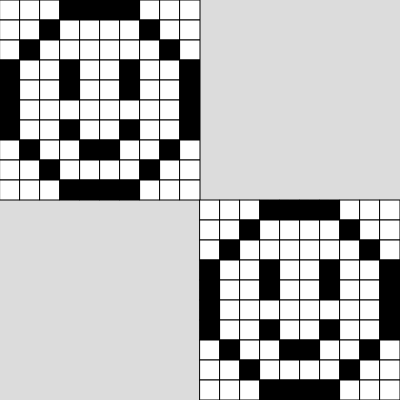
Frame 1 (no input)
Frame 60 (no input): identical to frame 1, image omitted
Frame 120 (the mouse pressed at the canvas centre since frame 60): identical to frame 1, image omitted

The p5.js sketch that drew this single still picture (run headless with seeded random() and noise() and a simulated clock; from frame 60 on, the mouse is pressed at the canvas centre):

// p5.js sketch
// ── sketch.js
/*
This sketch shows two implementations of a simple grey scale bitmap 10 by 10 image:

- an implementation of a 2D array to represent a 2D image / a grid of pixel values.
- an implementation of a 1D array to represent a 2D image / a grid of pixel values.

We will be aiming to use the 1D array method as it's how pixels are stored when 
working with images and video.

*/


// size definitions
let rectSz = 20; // blow up our pixel art when drawing
let pixelArtWidth = 10; // to produce 10*10 images
let pixelArtHeight = 10;

//two dimensional array  
//1 array with 10 arrays, each with 10 elements
let array2D = [
  [1,1,1,0,0,0,0,1,1,1], //see the square brackets at the start & end of each line
  [1,1,0,1,1,1,1,0,1,1],
  [1,0,1,1,1,1,1,1,0,1],
  [0,1,1,0,1,1,0,1,1,0],
  [0,1,1,0,1,1,0,1,1,0],
  [0,1,1,1,1,1,1,1,1,0],
  [0,1,1,0,1,1,0,1,1,0],
  [1,0,1,1,0,0,1,1,0,1],
  [1,1,0,1,1,1,1,0,1,1],
  [1,1,1,0,0,0,0,1,1,1]
];

// test / break your image, change pixelArtHeight to equal 11
// then put this line in the middle of your array
// watch out for square brackets and commas when manually adding to the array 
// [0.5,0.5,0.5,0.5,0.5,0.5,0.5,0.5,0.5,0.5],


//1 dimensional array
// 1 array with 10 by 10 elements = 100 values
let array = [
  1,1,1,0,0,0,0,1,1,1, // see NO square brackets at the end & start of each line
  1,1,0,1,1,1,1,0,1,1,
  1,0,1,1,1,1,1,1,0,1,
  0,1,1,0,1,1,0,1,1,0,
  0,1,1,0,1,1,0,1,1,0,
  0,1,1,1,1,1,1,1,1,0,
  0,1,1,0,1,1,0,1,1,0,
  1,0,1,1,0,0,1,1,0,1,
  1,1,0,1,1,1,1,0,1,1,
  1,1,1,0,0,0,0,1,1,1
];

// test / break your image, change pixelArtHeight to equal 11
// then put this line in the middle of your array
// watch out for square brackets and commas when manually adding to the array 
// 0.5,0.5,0.5,0.5,0.5,0.5,0.5,0.5,0.5,0.5,

function setup() {
  createCanvas(400, 400);

}

function draw() {
  background(220);
  // noStroke();

  for(let xi = 0; xi < pixelArtWidth; xi++){
    for(let yi = 0; yi < pixelArtHeight; yi++){
      //accessing value out of 2D array using array2D[index][index]
      let percentage = array2D[yi][xi];
      fill(255*percentage);
      rect(xi * rectSz, yi * rectSz, rectSz,rectSz);
    }
  }

  push();
  translate(width/2,height/2);

  //strategy used when working with pixel data
  for(let xi = 0; xi < pixelArtWidth; xi++){
    for(let yi = 0; yi < pixelArtHeight; yi++){
      
      //we need to calculate the index position using some math
      let index = (yi * pixelArtWidth) + xi;
      let percentage = array[index];

      fill(255*percentage);
      rect(xi * rectSz, yi * rectSz, rectSz,rectSz);
    }
  }

  pop();

}
